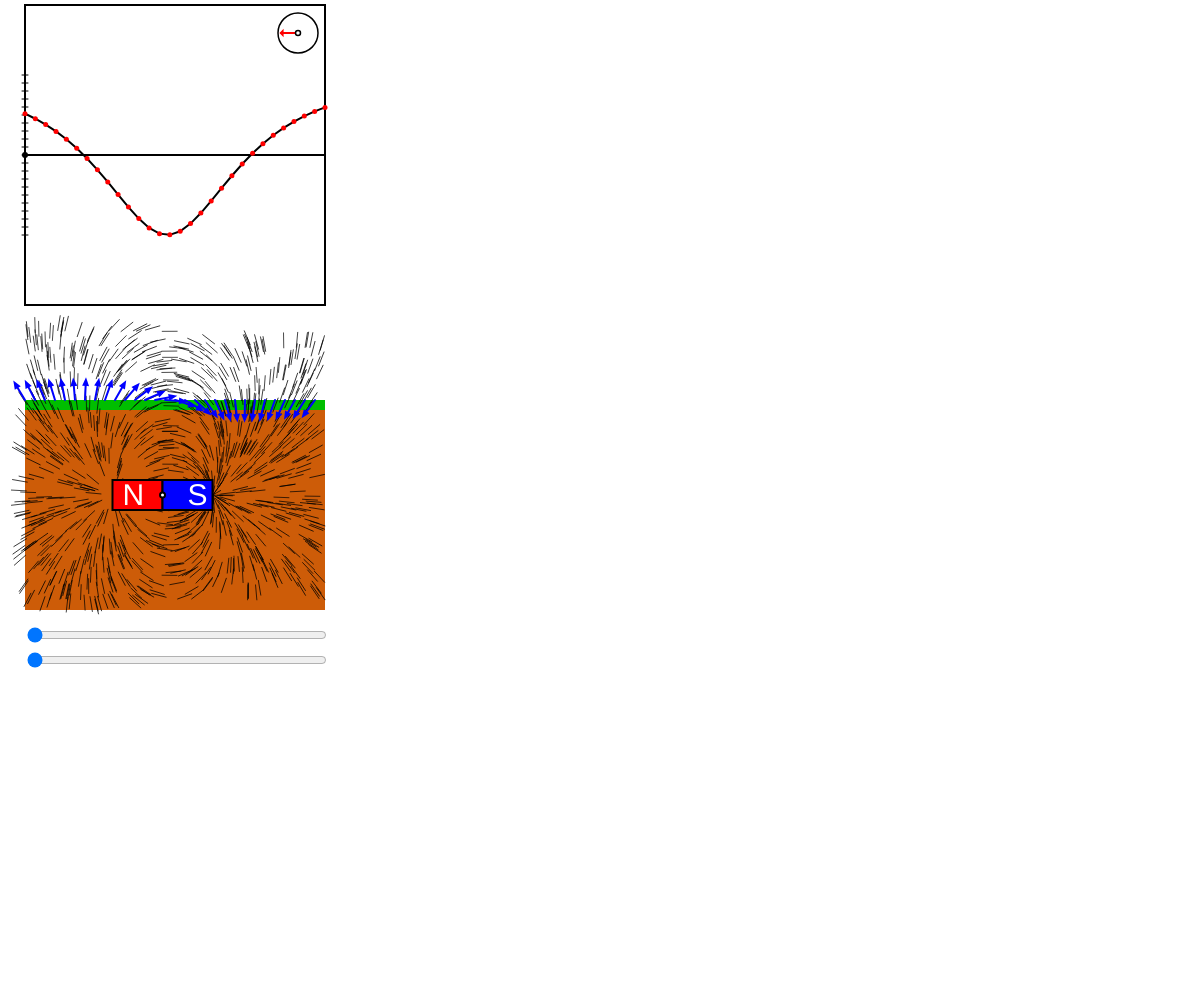
Frame 1 (no input)
Frame 60 (no input): identical to frame 1, image omitted
Frame 120 (the mouse pressed at the canvas centre since frame 60): identical to frame 1, image omitted

The p5.js sketch that drew this single still picture (run headless with seeded random() and noise() and a simulated clock; from frame 60 on, the mouse is pressed at the canvas centre):

// p5.js sketch
// ── sketch.js
const _0x46f770=_0x3205;function _0x4af0(){const _0x26c45f=['27801bxqVEA','log','1715819oLUaWq','1470vdPMlg','thickness','sub','draw','mid','grab','apart','62798DrPBQS','921385qBCOAV','influence_by','origin','north','angle','102951qjITJh','normalize','47DAVvri','cosine','dir','value','Vector','position','6kNyIcR','south','copy','3821880xQlRuK','add','size','push','pos','center','225248LvlNxL','mult','special','dist','len','plot','update','heading'];_0x4af0=function(){return _0x26c45f;};return _0x4af0();}(function(_0x32cfa2,_0x2a34b3){const _0x50a289=_0x3205,_0x52cd71=_0x32cfa2();while(!![]){try{const _0x1f2480=-parseInt(_0x50a289(0x167))/0x1*(-parseInt(_0x50a289(0x15f))/0x2)+parseInt(_0x50a289(0x155))/0x3+parseInt(_0x50a289(0x170))/0x4+-parseInt(_0x50a289(0x160))/0x5+parseInt(_0x50a289(0x16d))/0x6*(parseInt(_0x50a289(0x157))/0x7)+-parseInt(_0x50a289(0x176))/0x8+-parseInt(_0x50a289(0x165))/0x9*(parseInt(_0x50a289(0x158))/0xa);if(_0x1f2480===_0x2a34b3)break;else _0x52cd71['push'](_0x52cd71['shift']());}catch(_0x11d1bc){_0x52cd71['push'](_0x52cd71['shift']());}}}(_0x4af0,0xc1459));let magnet,particles=[],redlines=[],con=0x1,width1=0x12c,height1=0x12c,width2=0x145,height2=0xfa,redAngle=0x0,graph,scl=0xa,cols,compass,alignX=0x0,diff=0x0;function _0x3205(_0x1ecaae,_0x13c21c){const _0x4af074=_0x4af0();return _0x3205=function(_0x320597,_0x56fb99){_0x320597=_0x320597-0x14e;let _0x242f93=_0x4af074[_0x320597];return _0x242f93;},_0x3205(_0x1ecaae,_0x13c21c);}function setup(){const _0x53413c=_0x3205;createCanvas(windowWidth,windowHeight),angleMode(DEGREES),slider1=createSlider(0x0,0x168,0x0,0x0),slider1['position'](0x19,height1+0x32+height2+0x19),slider1[_0x53413c(0x172)](width2-0x19),slider2=createSlider(0x0,0x168,0x0,0x0),slider2[_0x53413c(0x16c)](0x19,height1+0x32+height2+0x19+0x19),slider2[_0x53413c(0x172)](width2-0x19),magnet=new Dipole(width2/0x2,height1+0x32+height2/0x2+0x14);for(let _0x27eabe=0x0;_0x27eabe<0x3e8;_0x27eabe++){particles[_0x53413c(0x173)](new Particle(random(0x19,width2),random(height1+0x1e,height1+0x32+height2)));}cols=floor(width2/scl)-0x2;for(let _0x349d02=0x0;_0x349d02<cols;_0x349d02++){particles[_0x53413c(0x173)](new Particle(0x19+_0x349d02*scl,height1+0x32+0x32,!![]));}graph=new Graph(0x19,0x5,width1,height1),compass=new Compass(width1-0x2,0x21);}function draw(){const _0x4783a2=_0x3205;background(0xff),move(),push(),noStroke(),fill(0x0,0xbe,0x0),rect(0x19,height1+0x32+0x32,width2-0x19,0xa),fill(0xcd,0x5c,0x8),rect(0x19,height1+0x32+0x32+0xa,width2-0x19,height2-0x32),pop();for(let _0x48aeed of particles){_0x48aeed[_0x4783a2(0x161)](magnet),_0x48aeed[_0x4783a2(0x153)](magnet),_0x48aeed[_0x4783a2(0x15b)]();}redAngle=slider2[_0x4783a2(0x16a)](),magnet[_0x4783a2(0x164)]=slider1[_0x4783a2(0x16a)](),magnet[_0x4783a2(0x15b)](),graph['update'](particles),graph[_0x4783a2(0x15b)](),compass[_0x4783a2(0x164)]=redAngle,compass['draw'](),strokeWeight(0x1),textSize(0x14),fill(0x0);}function rotateVector(_0x50f582,_0x363147,_0x1efa0c){return createVector(_0x363147['x']+(_0x50f582['x']-_0x363147['x'])*cos(_0x1efa0c)-(_0x50f582['y']-_0x363147['y'])*sin(_0x1efa0c),_0x363147['y']+(_0x50f582['x']-_0x363147['x'])*sin(_0x1efa0c)+(_0x50f582['y']-_0x363147['y'])*cos(_0x1efa0c));}function windowResized(){resizeCanvas(windowWidth-0x4,windowHeight-0x4);}function move(){const _0x4b9c11=_0x3205;mouseIsPressed&&mouseX>0x19&&mouseX<width2&&mouseY>height1+0x6e&&mouseY<height1+height2+0x32?(cursor(_0x4b9c11(0x15d)),magnet['center']['x']=mouseX,magnet['center']['y']=mouseY):cursor();}class Compass{constructor(_0x122ca8,_0x31cc2a){const _0x183342=_0x3205;this['r']=0x14,this[_0x183342(0x15e)]=this['r'],this[_0x183342(0x175)]=createVector(_0x122ca8,_0x31cc2a),this['north']=createVector(_0x122ca8-this[_0x183342(0x15e)],_0x31cc2a),this[_0x183342(0x16e)]=createVector(_0x122ca8+this[_0x183342(0x15e)],_0x31cc2a),this['nr']=this['north'],this['sr']=this['south'],this[_0x183342(0x164)]=0x0;}[_0x46f770(0x15b)](){const _0x16fb4d=_0x46f770;push(),noFill(),strokeWeight(1.5),circle(this[_0x16fb4d(0x175)]['x'],this[_0x16fb4d(0x175)]['y'],this['r']*0x2),pop(),push(),strokeWeight(2.2),stroke(0xff,0x0,0x0),translate(this['center']['x'],this['center']['y']),rotate(this['angle']),line(0x0,0x0,-this['r']+0x3,0x0),fill(0xff,0x0,0x0),triangle(-this['r']+0x3,0x0,-this['r']+4.5,-1.5,-this['r']+4.5,1.5),stroke(0x0),strokeWeight(1.5),fill(0xff),circle(0x0,0x0,0x5),pop();}}class Dipole{constructor(_0x3cb3cb,_0x58497e){const _0x5db3d2=_0x46f770;this[_0x5db3d2(0x15e)]=0x32,this[_0x5db3d2(0x164)]=0x0,this['r']=0xf,this[_0x5db3d2(0x175)]=createVector(_0x3cb3cb,_0x58497e),this[_0x5db3d2(0x163)]=createVector(this[_0x5db3d2(0x175)]['x']-this['apart'],_0x58497e),this[_0x5db3d2(0x16e)]=createVector(this['center']['x']+this[_0x5db3d2(0x15e)],_0x58497e),this['nr']=this[_0x5db3d2(0x163)],this['sr']=this[_0x5db3d2(0x16e)];}[_0x46f770(0x15b)](){const _0x4239e3=_0x46f770;this['update'](),push(),strokeWeight(0x2),fill(0xff,0x0,0x0),push(),translate(this[_0x4239e3(0x175)]['x'],this[_0x4239e3(0x175)]['y']),rotate(this['angle']),rect(-this[_0x4239e3(0x15e)],-this['r'],this[_0x4239e3(0x15e)],this['r']*0x2),fill(0xff),noStroke(),textSize(0x1e),text('N',-this[_0x4239e3(0x15e)]+0xa,this['r']/0x2+0x2),pop(),fill(0x0,0x0,0xff),push(),translate(this['center']['x'],this[_0x4239e3(0x175)]['y']),rotate(this[_0x4239e3(0x164)]),rect(0x0,-this['r'],this[_0x4239e3(0x15e)],this['r']*0x2),fill(0xff),noStroke(),textSize(0x1e),text('S',this['apart']-0x19,this['r']/0x2+0x2),pop(),fill(0xff),circle(this[_0x4239e3(0x175)]['x'],this[_0x4239e3(0x175)]['y'],0x5),pop();}[_0x46f770(0x153)](){const _0x32a5d4=_0x46f770;this[_0x32a5d4(0x163)]=createVector(this[_0x32a5d4(0x175)]['x']-this[_0x32a5d4(0x15e)],this['center']['y']),this[_0x32a5d4(0x16e)]=createVector(this[_0x32a5d4(0x175)]['x']+this['apart'],this[_0x32a5d4(0x175)]['y']),this['nr']=rotateVector(this[_0x32a5d4(0x163)],this[_0x32a5d4(0x175)],this[_0x32a5d4(0x164)]),this['sr']=rotateVector(this[_0x32a5d4(0x16e)],this[_0x32a5d4(0x175)],this[_0x32a5d4(0x164)]);}}class Graph{constructor(_0x24ff12,_0x53e9d2,_0x5bfaf6,_0x34b107){const _0x22e71d=_0x46f770;this['x']=_0x24ff12,this['y']=_0x53e9d2,this['w']=_0x5bfaf6,this['h']=_0x34b107,this['origin']=createVector(this['x'],this['y']+this['h']/0x2),this[_0x22e71d(0x152)]=[],this[_0x22e71d(0x15e)]=(this['h']-0x8c)/0x2;}['draw'](){const _0x4a6216=_0x46f770;noFill(),push(),stroke(0x0),strokeWeight(0x6),point(this[_0x4a6216(0x162)]['x'],this[_0x4a6216(0x162)]['y']),strokeWeight(0x2),rect(this['x'],this['y'],this['w'],this['h']),line(this[_0x4a6216(0x162)]['x'],this[_0x4a6216(0x162)]['y'],this[_0x4a6216(0x162)]['x']+this['w'],this[_0x4a6216(0x162)]['y']);for(let _0x273cb=-0x1;_0x273cb<=0x1;_0x273cb+=0.1){let _0x38f474=this[_0x4a6216(0x162)]['x']-0x3,_0x114959=this[_0x4a6216(0x162)]['x']+0x3,_0x366300=map(_0x273cb,-0x1,0x1,this[_0x4a6216(0x162)]['y']-this[_0x4a6216(0x15e)],this[_0x4a6216(0x162)]['y']+this['apart']);strokeWeight(0x1),line(_0x38f474,_0x366300,_0x114959,_0x366300);}pop(),beginShape(),strokeWeight(0x2);let _0xb030e4=0x0;for(let _0x127c77 of this[_0x4a6216(0x152)]){vertex(map(_0xb030e4,0x0,cols-0x1,this['origin']['x'],this['origin']['x']+this['w']),_0x127c77),_0xb030e4++;}endShape(),_0xb030e4=0x0,push();for(let _0x2f44dd of this['plot']){stroke(0xff,0x0,0x0),strokeWeight(0x5),point(map(_0xb030e4,0x0,cols-0x1,this[_0x4a6216(0x162)]['x'],this[_0x4a6216(0x162)]['x']+this['w']),_0x2f44dd),_0xb030e4++;}pop();}[_0x46f770(0x153)](_0x559d61){const _0x324ebb=_0x46f770;this['plot']=[];for(let _0x1d5da2 of _0x559d61){if(_0x1d5da2[_0x324ebb(0x14f)]){let _0x49f000=-_0x1d5da2[_0x324ebb(0x168)];_0x49f000=map(_0x49f000,-0x1,0x1,this['origin']['y']+this[_0x324ebb(0x15e)],this[_0x324ebb(0x162)]['y']-this[_0x324ebb(0x15e)]),this[_0x324ebb(0x152)]['push'](_0x49f000);}}}}class Particle{constructor(_0x27bd0c,_0x52d308,_0x4b5b32=![]){const _0x29b873=_0x46f770;this['pos']=createVector(_0x27bd0c,_0x52d308),this[_0x29b873(0x169)]=createVector(0x0,0x1),this['a']=createVector(0x0,0x0),this['v']=createVector(0x0,0x0),this['len']=0xf,this['thickness']=0.7,this[_0x29b873(0x14f)]=_0x4b5b32;}[_0x46f770(0x161)](_0x298b86){const _0xcb09fd=_0x46f770;let _0x399187=p5['Vector'][_0xcb09fd(0x15a)](this[_0xcb09fd(0x174)],_0x298b86['nr']),_0x416f58=p5[_0xcb09fd(0x16b)]['dist'](_0x298b86['nr'],this[_0xcb09fd(0x174)]);_0x399187['normalize'](),_0x399187[_0xcb09fd(0x14e)](con/pow(_0x416f58,0x2));let _0x187c40=p5[_0xcb09fd(0x16b)][_0xcb09fd(0x15a)](_0x298b86['sr'],this[_0xcb09fd(0x174)]),_0x143fff=p5[_0xcb09fd(0x16b)][_0xcb09fd(0x150)](_0x298b86['sr'],this[_0xcb09fd(0x174)]);_0x187c40[_0xcb09fd(0x166)](),_0x187c40[_0xcb09fd(0x14e)](con/pow(_0x143fff,0x2));let _0x487183=p5[_0xcb09fd(0x16b)][_0xcb09fd(0x171)](_0x399187,_0x187c40);this[_0xcb09fd(0x169)]=_0x487183[_0xcb09fd(0x16f)]();}[_0x46f770(0x15b)](){const _0x2aa097=_0x46f770;push(),stroke(0x0),strokeWeight(this[_0x2aa097(0x159)]),translate(this['pos']['x'],this['pos']['y']),rotate(this[_0x2aa097(0x169)][_0x2aa097(0x154)]()),this[_0x2aa097(0x14f)]&&(stroke(0x0,0x0,0xff),strokeWeight(0x2),fill(0x0,0x0,0xff),triangle(this['len'],0x2,this[_0x2aa097(0x151)],-0x2,this['len']+0x5,0x0)),line(0x0,0x0,this['len'],0x0),pop();}['update'](_0x3721b6){const _0x128d42=_0x46f770;if(this['special']){let _0x539c61=abs(this[_0x128d42(0x169)][_0x128d42(0x154)]()-redAngle),_0x3ba0da=cos(_0x539c61);this[_0x128d42(0x168)]=_0x3ba0da,round(abs(this[_0x128d42(0x168)]),0x1)==0.9&&(console[_0x128d42(0x156)]('yes'),diff=_0x539c61);}}}class Redline{constructor(_0x429db8,_0x8eaafb){const _0x4ff92b=_0x46f770;this['apart']=0x14,this[_0x4ff92b(0x15c)]=createVector(_0x429db8,_0x8eaafb),this[_0x4ff92b(0x163)]=createVector(_0x429db8-this[_0x4ff92b(0x15e)],_0x8eaafb),this[_0x4ff92b(0x16e)]=createVector(_0x429db8+this[_0x4ff92b(0x15e)],_0x8eaafb),this['nr']=createVector(_0x429db8-this[_0x4ff92b(0x15e)],_0x8eaafb),this['sr']=createVector(_0x429db8+this[_0x4ff92b(0x15e)],_0x8eaafb),this[_0x4ff92b(0x164)]=0x0,this[_0x4ff92b(0x159)]=0x1;}['draw'](){const _0x52d0dd=_0x46f770;this[_0x52d0dd(0x153)](),push(),stroke(0xff,0x0,0x0),strokeWeight(this[_0x52d0dd(0x159)]),line(this['nr']['x'],this['nr']['y'],this['sr']['x'],this['sr']['y']),pop();}['update'](){const _0x234bca=_0x46f770;this['nr']=rotateVector(this[_0x234bca(0x163)],this[_0x234bca(0x15c)],this[_0x234bca(0x164)]),this['sr']=rotateVector(this[_0x234bca(0x16e)],this[_0x234bca(0x15c)],this[_0x234bca(0x164)]);}}
